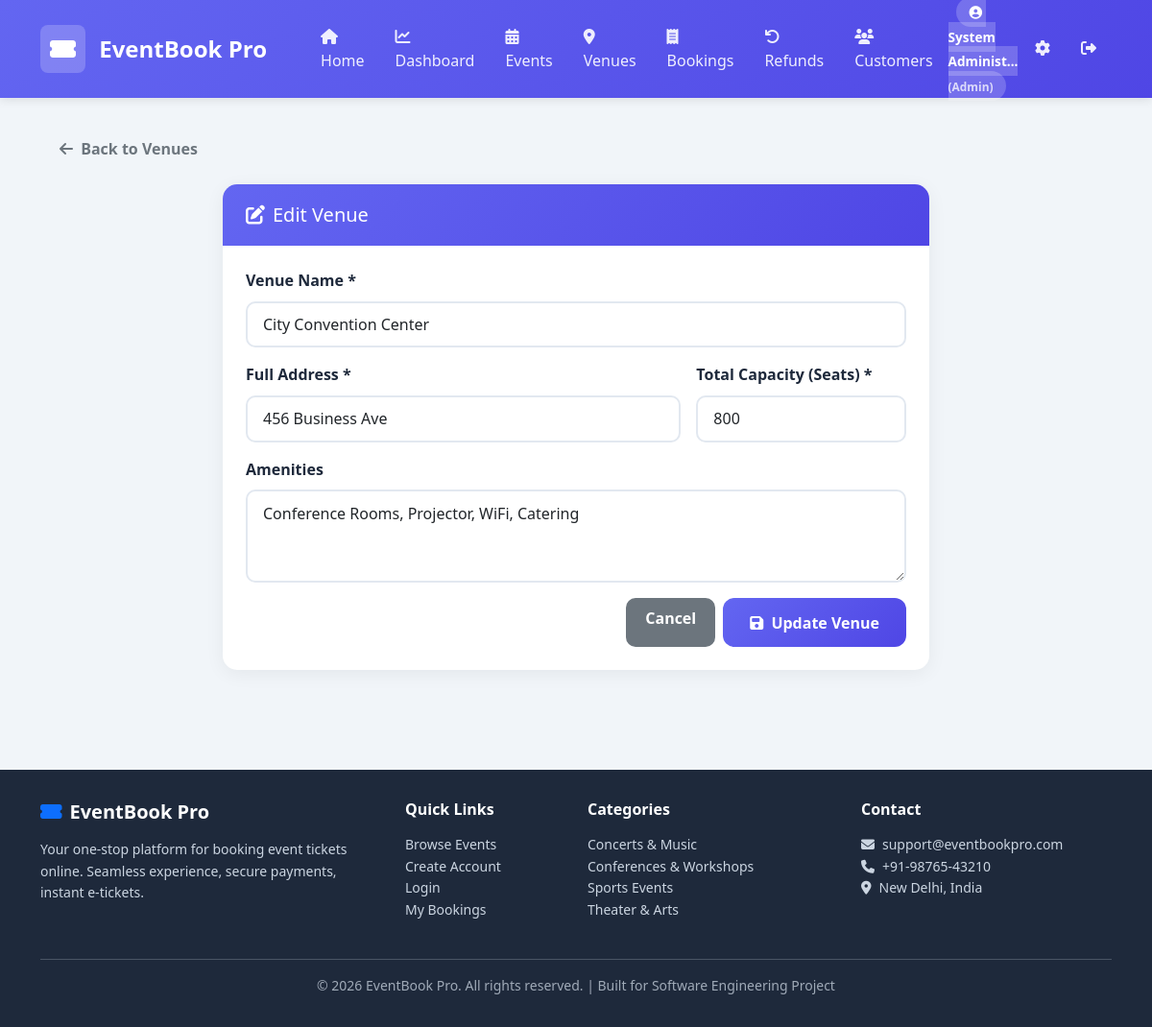
/admin/venues/2/edit (signed in), run on the app's committed database.
### tables this page shows
CREATE TABLE CUSTOMER (
    customer_id INTEGER PRIMARY KEY AUTOINCREMENT,
    full_name TEXT NOT NULL,
    email TEXT NOT NULL UNIQUE,
    phone TEXT,
    password_hash TEXT NOT NULL,
    address TEXT DEFAULT '',
    user_role TEXT NOT NULL DEFAULT 'Customer',
    created_at DATETIME DEFAULT CURRENT_TIMESTAMP,
    CONSTRAINT CHK_USER_ROLE CHECK (user_role IN ('Customer','Admin'))
);

CREATE TABLE VENUE (
    venue_id INTEGER PRIMARY KEY AUTOINCREMENT,
    venue_name TEXT NOT NULL,
    address TEXT NOT NULL,
    total_capacity INTEGER NOT NULL CHECK (total_capacity > 0),
    amenities TEXT DEFAULT '',
    created_at DATETIME DEFAULT CURRENT_TIMESTAMP,
    CONSTRAINT CHK_VENUE_CAPACITY CHECK (total_capacity > 0)
);

### app.py (the view, shortened to what this page needs)
@app.route('/admin/venues/<int:venue_id>/edit', methods=['GET', 'POST'])
@admin_required
def edit_venue(venue_id):
    venue = query_db('SELECT * FROM VENUE WHERE venue_id=?', (venue_id,), one=True)
    if not venue: abort(404)
    return render_template('admin/venue_form.html', venue=venue, user=current_user())

### app.py (called while the page is built)
def get_db():
    conn = sqlite3.connect(DB_PATH)
    conn.row_factory = sqlite3.Row
    conn.execute('PRAGMA foreign_keys = ON')
    return conn

def query_db(query, args=(), one=False):
    conn = get_db()
    cur = conn.execute(query, args)
    rv = cur.fetchall()
    conn.commit()
    conn.close()
    return (rv[0] if rv else None) if one else rv

def admin_required(f):
    @wraps(f)
    def decorated(*args, **kwargs):
        if 'user_id' not in session:
            return redirect(url_for('login'))
        if session.get('user_role') != 'Admin':
            flash('Admin access required.', 'danger')
            return redirect(url_for('home'))
        return f(*args, **kwargs)
    return decorated

def current_user():
    if 'user_id' in session:
        return query_db('SELECT * FROM CUSTOMER WHERE customer_id=?', (session['user_id'],), one=True)
    return None

### templates/admin/venue_form.html (shortened to what this page needs)
{% extends 'base.html' %}
{% block content %}
<a href="{{ url_for('admin_venues') }}" class="btn btn-outline-secondary mb-3">
    <i class="fas fa-arrow-left me-1"></i> Back to Venues
</a>
<div class="row justify-content-center">
    <div class="col-lg-8">
        <div class="card">
            <div class="card-header">
                <h5 class="mb-0"><i class="fas fa-{{ 'edit' if venue else 'plus' }} me-2"></i>{{ 'Edit' if venue else 'Create New' }} Venue</h5>
            </div>
            <div class="card-body p-4">
                <form method="POST" class="needs-validation" novalidate>
                    <div class="row g-3 mb-3">
                        <div class="col-md-12">
                            <label class="form-label">Venue Name *</label>
                            <input type="text" name="venue_name" class="form-control" required value="{{ venue.venue_name if venue else '' }}">
                        </div>
                        <div class="col-md-8">
                            <label class="form-label">Full Address *</label>
                            <input type="text" name="address" class="form-control" required value="{{ venue.address if venue else '' }}">
                        </div>
                        <div class="col-md-4">
                            <label class="form-label">Total Capacity (Seats) *</label>
                            <input type="number" min="1" name="total_capacity" class="form-control" required value="{{ venue.total_capacity if venue else 500 }}">
                        </div>
                        <div class="col-md-12">
                            <label class="form-label">Amenities</label>
                            <textarea name="amenities" class="form-control" rows="3" placeholder="Parking, AC, Food Court, WiFi, etc.">{{ venue.amenities if venue else '' }}</textarea>
                        </div>
                    </div>
                    <div class="d-flex justify-content-end gap-2">
                        <a href="{{ url_for('admin_venues') }}" class="btn btn-secondary">Cancel</a>
                        <button type="submit" class="btn btn-primary btn-lg">
                            <i class="fas fa-save me-1"></i> {{ 'Update' if venue else 'Create' }} Venue
                        </button>
                    </div>
                </form>
            </div>
        </div>
    </div>
</div>
{% endblock %}

### templates/base.html (shortened to what this page needs)
<!DOCTYPE html>
<html lang="en">
<head>
    <link href="https://cdn.jsdelivr.net/npm/bootstrap@5.3.0/dist/css/bootstrap.min.css" rel="stylesheet">
    <link href="https://cdnjs.cloudflare.com/ajax/libs/font-awesome/6.4.0/css/all.min.css" rel="stylesheet">
    <link rel="stylesheet" href="{{ url_for('static', filename='css/style.css') }}">
</head>
<body>
    <nav class="navbar navbar-expand-lg">
        <div class="container">
            <a class="navbar-brand" href="{{ url_for('home') }}">
                <span class="logo-icon"><i class="fas fa-ticket-alt"></i></span>
                EventBook Pro
            </a>
            <div class="collapse navbar-collapse" id="navbarNav">
                <ul class="navbar-nav me-auto ms-lg-4">
                    <li class="nav-item">
                        <a class="nav-link {{ 'active' if request.endpoint == 'home' }}" href="{{ url_for('home') }}">
                            <i class="fas fa-home me-1"></i> Home
                        </a>
                    </li>
                    {% if user and user['user_role'] == 'Admin' %}
                    <li class="nav-item">
                        <a class="nav-link {{ 'active' if request.endpoint and 'admin' in request.endpoint and 'dashboard' in request.endpoint }}" href="{{ url_for('admin_dashboard') }}">
                            <i class="fas fa-chart-line me-1"></i> Dashboard
                        </a>
                    </li>
                    <li class="nav-item">
                        <a class="nav-link {{ 'active' if request.endpoint and 'events' in request.endpoint and 'admin' in request.endpoint }}" href="{{ url_for('admin_events') }}">
                            <i class="fas fa-calendar-alt me-1"></i> Events
                        </a>
                    </li>
                    <li class="nav-item">
                        <a class="nav-link {{ 'active' if request.endpoint and 'venues' in request.endpoint }}" href="{{ url_for('admin_venues') }}">
                            <i class="fas fa-map-marker-alt me-1"></i> Venues
                        </a>
                    </li>
                    <li class="nav-item">
                        <a class="nav-link {{ 'active' if request.endpoint and 'bookings' in request.endpoint and 'my' not in request.endpoint }}" href="{{ url_for('my_bookings') }}">
                            <i class="fas fa-receipt me-1"></i> Bookings
                        </a>
                    </li>
                    <li class="nav-item">
                        <a class="nav-link {{ 'active' if request.endpoint and 'refunds' in request.endpoint }}" href="{{ url_for('admin_refunds') }}">
                            <i class="fas fa-undo me-1"></i> Refunds
                        </a>
                    </li>
                    <li class="nav-item">
                        <a class="nav-link {{ 'active' if request.endpoint and 'customers' in request.endpoint }}" href="{{ url_for('admin_customers') }}">
                            <i class="fas fa-users me-1"></i> Customers
                        </a>
                    </li>
                    {% endif %}
                </ul>
                <ul class="navbar-nav align-items-center">
                    {% if user %}
                        <li class="nav-item">
                            <span class="user-badge">
                                <i class="fas fa-user-circle me-1"></i>
                                {{ user['full_name'][:15] }}{% if user['full_name']|length > 15 %}...{% endif %}
                                {% if user['user_role'] == 'Admin' %}<small class="opacity-75"> (Admin)</small>{% endif %}
                            </span>
                        </li>
                        <li class="nav-item">
                            <a class="nav-link" href="{{ url_for('profile') }}">
                                <i class="fas fa-cog"></i>
                            </a>
                        </li>
                        <li class="nav-item">
                            <a class="nav-link" href="{{ url_for('logout') }}" title="Logout">
                                <i class="fas fa-sign-out-alt"></i>
                            </a>
                        </li>
                    {% endif %}
                </ul>
            </div>
        </div>
    </nav>
    <main>
        <div class="container">
            {% block content %}{% endblock %}
        </div>
    </main>
    <footer>
        <div class="container">
            <div class="row g-4">
                <div class="col-md-4">
                    <h5 class="footer-title"><i class="fas fa-ticket-alt text-primary me-2"></i>EventBook Pro</h5>
                    <p class="small">Your one-stop platform for booking event tickets online. Seamless experience, secure payments, instant e-tickets.</p>
                </div>
                <div class="col-md-2">
                    <h6 class="footer-title">Quick Links</h6>
                    <ul class="list-unstyled small">
                        <li><a href="{{ url_for('home') }}">Browse Events</a></li>
                        <li><a href="{{ url_for('register') }}">Create Account</a></li>
                        <li><a href="{{ url_for('login') }}">Login</a></li>
                        <li><a href="{{ url_for('my_bookings') }}">My Bookings</a></li>
                    </ul>
                </div>
                <div class="col-md-3">
                    <h6 class="footer-title">Categories</h6>
                    <ul class="list-unstyled small">
                        <li>Concerts & Music</li>
                        <li>Conferences & Workshops</li>
                        <li>Sports Events</li>
                        <li>Theater & Arts</li>
                    </ul>
                </div>
                <div class="col-md-3">
                    <h6 class="footer-title">Contact</h6>
                    <ul class="list-unstyled small">
                        <li><i class="fas fa-envelope me-2"></i>support@eventbookpro.com</li>
                        <li><i class="fas fa-phone me-2"></i>+91-98765-43210</li>
                        <li><i class="fas fa-map-marker-alt me-2"></i>New Delhi, India</li>
                    </ul>
                </div>
            </div>
            <hr class="mt-4 mb-3 opacity-25">
            <div class="text-center small opacity-75">
                <p>&copy; 2026 EventBook Pro. All rights reserved. | Built for Software Engineering Project</p>
            </div>
        </div>
    </footer>
</body>
</html>

### static/css/style.css (style rules this page uses)
:root { --primary: #6366f1; --primary-dark: #4f46e5; --secondary: #ec4899; --success: #10b981; --warning: #f59e0b; --danger: #ef4444; --info: #3b82f6; --dark: #1e293b; --light: #f8fafc; --gray: #64748b; }
* { box-sizing: border-box; margin: 0; padding: 0; }
body { font-family: 'Segoe UI', Tahoma, Geneva, Verdana, sans-serif; background: #f1f5f9; color: var(--dark); line-height: 1.6; min-height: 100vh; display: flex; flex-direction: column; }
a { color: var(--primary); text-decoration: none; }
.navbar { background: linear-gradient(135deg, var(--primary) 0%, var(--primary-dark) 100%); box-shadow: 0 2px 10px rgba(0,0,0,0.1); padding: 0; position: sticky; top: 0; z-index: 100; }
.navbar-brand { color: #fff !important; font-weight: 800; font-size: 1.5rem; padding: 1rem 0; }
.navbar-brand .logo-icon { background: rgba(255,255,255,0.2); padding: 6px 10px; border-radius: 8px; margin-right: 8px; display: inline-block; }
.nav-link { color: rgba(255,255,255,0.9) !important; padding: 1.1rem 1rem !important; font-weight: 500; transition: all 0.2s; }
.user-badge { background: rgba(255,255,255,0.2); color: #fff; padding: 6px 14px; border-radius: 20px; font-size: 0.85rem; margin: 0 8px; font-weight: 600; }
main { flex: 1; padding: 2rem 0; }
.card { border: none; border-radius: 15px; box-shadow: 0 4px 20px rgba(0,0,0,0.06); transition: all 0.3s ease; overflow: hidden; margin-bottom: 1.5rem; }
.card-header { background: linear-gradient(135deg, var(--primary) 0%, var(--primary-dark) 100%); color: #fff; border: none; padding: 1.25rem 1.5rem; font-weight: 700; font-size: 1.1rem; }
.card-body { padding: 1.75rem; }
.btn { border-radius: 10px; padding: 0.55rem 1.25rem; font-weight: 600; border: none; transition: all 0.2s; }
.btn-primary { background: linear-gradient(135deg, var(--primary) 0%, var(--primary-dark) 100%); }
.btn-lg { padding: 0.85rem 1.75rem; font-size: 1rem; border-radius: 12px; }
.form-control, .form-select { border-radius: 10px; border: 2px solid #e2e8f0; padding: 0.65rem 1rem; transition: all 0.2s; }
.form-label { font-weight: 600; color: var(--dark); }
footer { background: var(--dark); color: #cbd5e1; padding: 2rem 0 1rem; margin-top: 3rem; }
footer a { color: #cbd5e1; }
.footer-title { color: #fff; font-weight: 700; margin-bottom: 1rem; }

### data on the page
CUSTOMER: full_name "System Administ"
VENUE: venue_name "City Convention Center", address "456 Business Ave", total_capacity "800", amenities "Conference Rooms, Projector, WiFi, Catering"

### other printed values
{{ 'Edit' if venue else 'Create New' }} "Edit"
{{ 'Update' if venue else 'Create' }} "Update"
